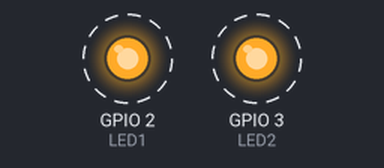
Simulated run of this sketch. Board: ESP32. Parts: output pins drawn as LEDs (lit = HIGH). Dashed ring = blinking.

Above: at 0.15 s.
Timing chart, 0 to 3.0 s (numbered marks = the images above):
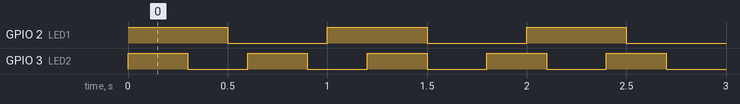

The sketch:

Part3_3.ino
```cpp
#if CONFIG_FREERTOS_UNICORE
  static const BaseType_t app_cpu = 0;
#else
  static const BaseType_t app_cpu = 1;
#endif

//Task handles
static TaskHandle_t task_1 =NULL;
static TaskHandle_t task_2 =NULL;

// Pins
static const int LED1 = 2;
static const int LED2 = 3;

//*****************************************************************************
// Tasks

// Task1: Blink LED for 500ms
void task1(void *parameter) {
  while (1) {
    digitalWrite(LED1, HIGH);
    vTaskDelay(500/ portTICK_PERIOD_MS);
    digitalWrite(LED1, LOW);
    vTaskDelay(500 / portTICK_PERIOD_MS);
  }
}

// Task2: Blink LED for 500ms
void task2(void *parameter) {
  while (1) {
    digitalWrite(LED2, HIGH);
    vTaskDelay(300/ portTICK_PERIOD_MS);
    digitalWrite(LED2, LOW);
    vTaskDelay(300 / portTICK_PERIOD_MS);
  }
}

//*****************************************************************************
// Main

void setup() {

  // Configure pins
  pinMode(LED1, OUTPUT);
  pinMode(LED2, OUTPUT);

  // Start to Blink LED for 500ms
  xTaskCreatePinnedToCore(  // Use xTaskCreate() in vanilla FreeRTOS
            task1,          // Function to be called
            "Task 1",       // Name of task
            1024,           // Stack size (bytes in ESP32, words in FreeRTOS)
            NULL,           // Parameter to pass
            1,              // Task priority
            NULL,           // Task handle
            app_cpu);       // Run on one core for demo purposes (ESP32 only)

  // Start to Blink LED for 300ms
  xTaskCreatePinnedToCore(  // Use xTaskCreate() in vanilla FreeRTOS
            task2,          // Function to be called
            "Task 2",       // Name of task
            1024,           // Stack size (bytes in ESP32, words in FreeRTOS)
            NULL,           // Parameter to pass
            1,              // Task priority (must be same to prevent lockup)
            NULL,           // Task handle
            app_cpu);       // Run on one core for demo purposes (ESP32 only)

  // Delete "setup and loop" task
  vTaskDelete(NULL);
}

void loop() {
  // Execution should never get here
}
```

Measured:
- by itself, GPIO 2 (LED1): alternates HIGH for 0.50 s and LOW for 0.50 s
- by itself, GPIO 3 (LED2): alternates HIGH for 0.30 s and LOW for 0.30 s
- by itself, everything shown: repeats every 3.0 s, in 14 steps
